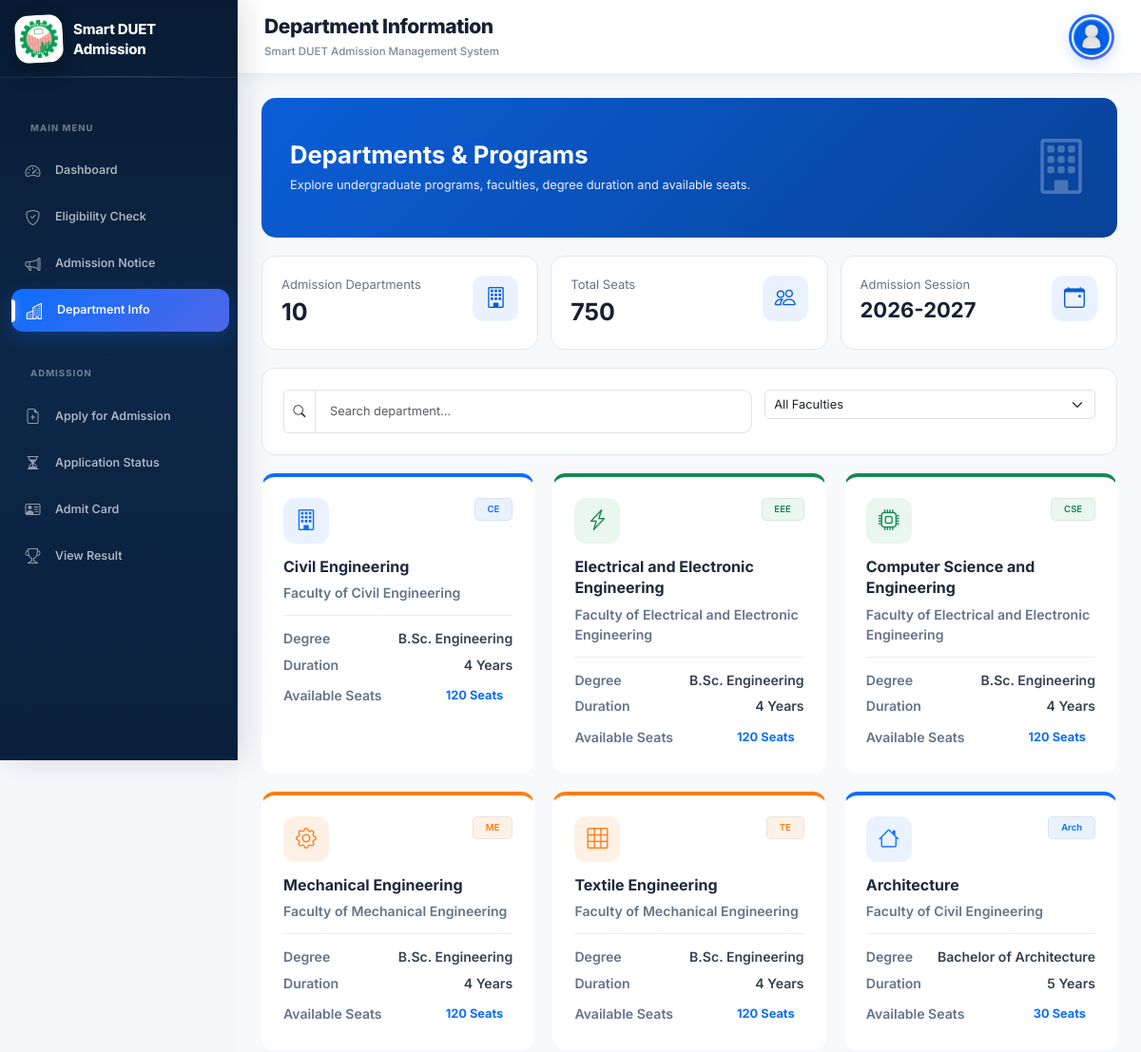
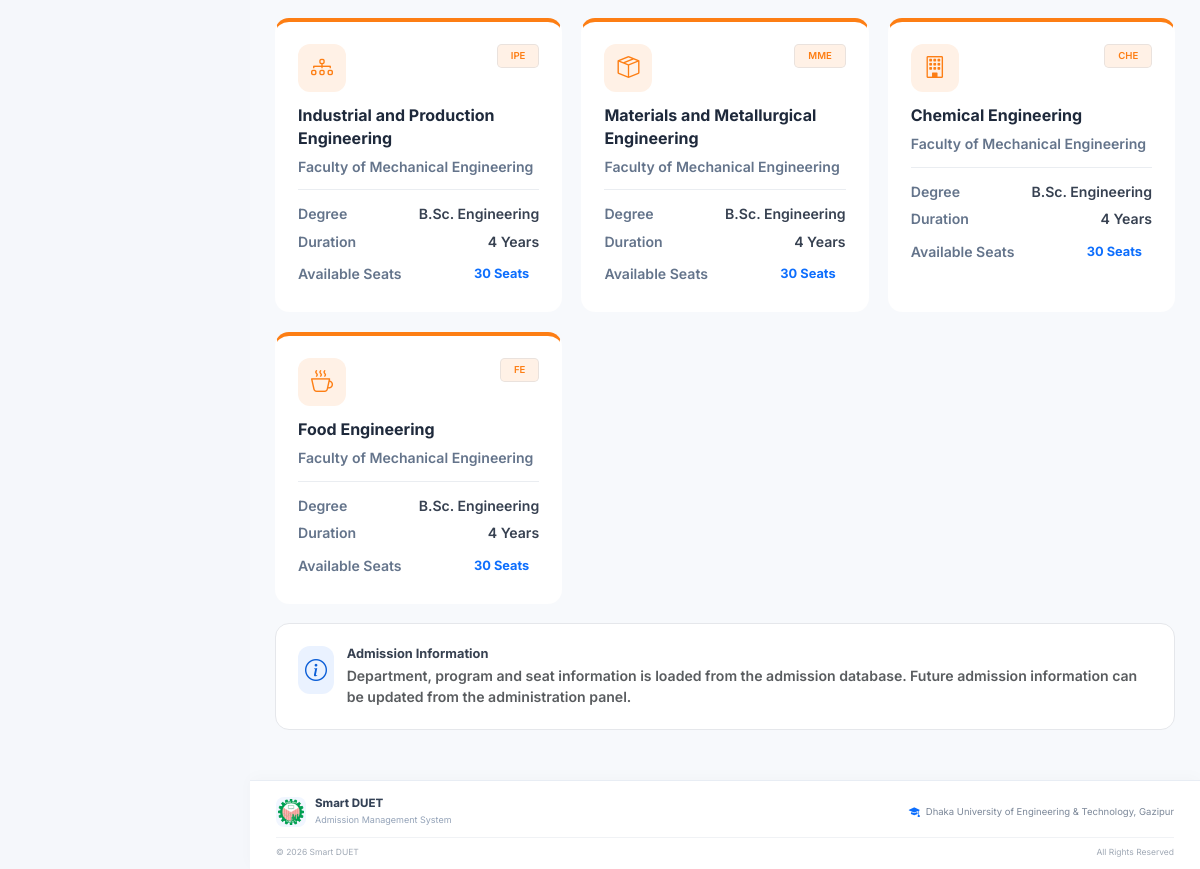
Screenshot of /departments.php (signed in) with the database file from the repository (2 pictures, top to bottom).
### tables this page shows
CREATE TABLE `departments` (
  `id` int(10) UNSIGNED NOT NULL,
  `code` varchar(10) NOT NULL,
  `name` varchar(150) NOT NULL,
  `faculty` varchar(150) NOT NULL,
  `degree` varchar(100) NOT NULL DEFAULT 'B.Sc. Engineering',
  `duration` varchar(50) NOT NULL DEFAULT '4 Years',
  `seats` int(10) UNSIGNED NOT NULL DEFAULT 0,
  `is_active` tinyint(1) NOT NULL DEFAULT 1,
  `created_at` timestamp NOT NULL DEFAULT current_timestamp()
);

### includes/functions.php (called while the page is built, shortened)
<?php
function e($value): string
{
    return htmlspecialchars(
        (string) $value,
        ENT_QUOTES,
        'UTF-8'
    );
}

### departments.php (the view, shortened to what this page needs)
<?php
require_once __DIR__ . '/includes/functions.php';
$admissionYear = (int) date('Y');
$session = $admissionYear . '-' . ($admissionYear + 1);
$departments = [];
$sql = "
    SELECT
        id,
        code,
        name,
        faculty,
        degree,
        duration,
        seats
    FROM departments
    WHERE is_active = 1
    ORDER BY id ASC
";
$stmt = $conn->prepare($sql);
$stmt->execute();
$result = $stmt->get_result();
while ($row = $result->fetch_assoc()) {
    switch ($row['code']) {
        case 'CE':
            $row['icon'] = 'bi-building';
            break;
        case 'EEE':
            $row['icon'] = 'bi-lightning-charge';
            break;
        case 'CSE':
            $row['icon'] = 'bi-cpu';
            break;
        case 'ME':
            $row['icon'] = 'bi-gear';
            break;
        case 'TE':
            $row['icon'] = 'bi-grid-3x3';
            break;
        case 'Arch':
            $row['icon'] = 'bi-house';
            break;
        case 'IPE':
            $row['icon'] = 'bi-diagram-3';
            break;
        case 'MME':
            $row['icon'] = 'bi-box-seam';
            break;
        case 'FE':
            $row['icon'] = 'bi-cup-hot';
            break;
        default:
            $row['icon'] = 'bi-building';
            break;
    }
    $facultyName = strtolower(
        trim($row['faculty'])
    );
    if (
        strpos(
            $facultyName,
            'civil engineering'
        ) !== false
        &&
        strpos(
            $facultyName,
            'electrical'
        ) === false
    ) {
        $row['faculty_class'] = 'civil';
    } elseif (
        strpos(
            $facultyName,
            'electrical and electronic engineering'
        ) !== false
    ) {
        $row['faculty_class'] = 'eee';
    } else {
        $row['faculty_class'] = 'mechanical';
    }
    $row['faculty_filter'] =
        strtolower(
            preg_replace(
                '/[^a-z0-9]+/i',
                '-',
                $row['faculty']
            )
        );
    $departments[] = $row;
}
$totalSeats = 0;
foreach ($departments as $department) {
    $totalSeats += (int) $department['seats'];
}
require_once __DIR__ . '/includes/header.php';
?>
<div class="content-area">
    <div class="welcome-box mb-4">
        <div class="row align-items-center">
            <div class="col-md-9">
                <h2 class="fw-bold mb-2">
                    Departments & Programs
                </h2>
                <p class="mb-0">
                    Explore undergraduate programs, faculties,
                    degree duration and available seats.
                </p>
            </div>
            <div class="col-md-3 text-md-end d-none d-md-block">
                <i
                    class="bi bi-building"
                    style="font-size: 58px; opacity: .25;"
                >
                </i>
            </div>
        </div>
    </div>
    <div class="row g-3 mb-4">
        <div class="col-sm-6 col-lg-4">
            <div class="stat-card">
                <div class="d-flex justify-content-between">
                    <div>
                        <div class="stat-label">
                            Admission Departments
                        </div>
                        <div class="stat-number">
                            <?= count($departments); ?>
                        </div>
                    </div>
                    <div class="stat-icon">
                        <i class="bi bi-building"></i>
                    </div>
                </div>
            </div>
        </div>
        <div class="col-sm-6 col-lg-4">
            <div class="stat-card">
                <div class="d-flex justify-content-between">
                    <div>
                        <div class="stat-label">
                            Total Seats
                        </div>
                        <div class="stat-number">
                            <?= $totalSeats; ?>
                        </div>
                    </div>
                    <div class="stat-icon">
                        <i class="bi bi-people"></i>
                    </div>
                </div>
            </div>
        </div>
        <div class="col-sm-6 col-lg-4">
            <div class="stat-card">
                <div class="d-flex justify-content-between">
                    <div>
                        <div class="stat-label">
                            Admission Session
                        </div>
                        <div
                            class="stat-number"
                            style="font-size: 22px;"
                        >
                            <?= e($session); ?>
                        </div>
                    </div>
                    <div class="stat-icon">
                        <i class="bi bi-calendar-event"></i>
                    </div>
                </div>
            </div>
        </div>
    </div>
    <div class="custom-card mb-4">
        <div class="row g-3">
            <div class="col-lg-7">
                <div class="input-group">
                    <span class="input-group-text bg-white">
                        <i class="bi bi-search"></i>
                    </span>
                    <input
                        type="text"
                        id="departmentSearch"
                        class="form-control"
                        placeholder="Search department..."
                        onkeyup="filterDepartments()"
                    >
                </div>
            </div>
            <div class="col-lg-5">
                <select
                    id="facultyFilter"
                    class="form-select"
                    onchange="filterDepartments()"
                >
                    <option value="">
                        All Faculties
                    </option>
                </select>
            </div>
        </div>
    </div>
    <div
        class="row g-4"
        id="departmentList"
    >
        <?php foreach ($departments as $department): ?>
            <?php
            $searchText = strtolower(
                $department['name'] . ' ' .
                $department['code'] . ' ' .
                $department['faculty']
            );
            ?>
            <div
                class="col-md-6 col-xl-4
                       department-card
                       faculty-<?= e($department['faculty_class']); ?>"
                data-search="<?= e($searchText); ?>"
                data-faculty="<?= e($department['faculty_filter']); ?>"
            >
                <div class="custom-card h-100">
                    <div
                        class="d-flex
                               justify-content-between
                               align-items-start
                               mb-3"
                    >
                        <div class="stat-icon">
                            <i
                                class="bi
                                <?= e($department['icon']); ?>"
                            >
                            </i>
                        </div>
                        <span
                            class="badge
                                   department-code
                                   px-3 py-2"
                        >
                            <?= e($department['code']); ?>
                        </span>
                    </div>
                    <h5 class="fw-bold mb-2">
                        <?= e($department['name']); ?>
                    </h5>
                    <p class="small text-muted mb-3">
                        <?= e($department['faculty']); ?>
                    </p>
                    <div class="border-top pt-3">
                        <div
                            class="d-flex
                                   justify-content-between
                                   align-items-start
                                   gap-3
                                   mb-2"
                        >
                            <span class="text-muted small">
                                Degree
                            </span>
                            <strong
                                class="small text-end"
                            >
                                <?= e($department['degree']); ?>
                            </strong>
                        </div>
                        <div
                            class="d-flex
                                   justify-content-between
                                   mb-2"
                        >
                            <span class="text-muted small">
                                Duration
                            </span>
                            <strong class="small">
                                <?= e($department['duration']); ?>
                            </strong>
                        </div>
                        <div
                            class="d-flex
                                   justify-content-between
                                   align-items-center"
                        >
                            <span class="text-muted small">
                                Available Seats
                            </span>
                            <span class="fw-bold text-primary">
                                <?= (int) $department['seats']; ?>
                                Seats
                            </span>
                        </div>
                    </div>
                </div>
            </div>
        <?php endforeach; ?>
    </div>
    <div class="custom-card mt-4">
        <div class="d-flex gap-3">
            <div class="stat-icon">
                <i class="bi bi-info-circle"></i>
            </div>
            <div>
                <h6 class="fw-bold mb-1">
                    Admission Information
                </h6>
                <p class="text-muted small mb-0">
                    Department, program and seat information
                    is loaded from the admission database.
                    Future admission information can be
                    updated from the administration panel.
                </p>
            </div>
        </div>
    </div>
</div>
<?php
require_once __DIR__ . '/includes/footer.php';
?>

### css/style.css (style rules this page uses)
:root { --primary: #0b5ed7; --primary-dark: #084298; --secondary: #198754; --dark: #172033; --sidebar: #111827; --light-bg: #f5f7fb; --white: #ffffff; --text: #374151; --muted: #6b7280; --border: #e5e7eb; }
* { margin: 0; padding: 0; box-sizing: border-box; }
body { font-family: "Segoe UI", Arial, sans-serif; background: var(--light-bg); color: var(--text); }
html { scroll-behavior: smooth; font-size: 80%; }
.small, small { font-size: 1.1em; font-weight: 600; }
.form-control { padding: 12px 15px; border-radius: 10px; }
.content-area { padding: 25px; }
.welcome-box { background: linear-gradient(135deg, #0b5ed7, #084298); color: white; border-radius: 15px; padding: 30px; margin-bottom: 25px; }
.welcome-box h2 { font-weight: 700; }
.welcome-box p { margin-bottom: 0; opacity: .9; }
.stat-card { background: white; border: 1px solid var(--border); border-radius: 14px; padding: 20px; height: 100%; transition: .2s; }
.stat-icon { width: 48px; height: 48px; display: flex; align-items: center; justify-content: center; border-radius: 12px; background: #eaf2ff; color: var(--primary); font-size: 22px; }
.stat-number { font-size: 25px; font-weight: 700; color: var(--dark); }
.stat-label { color: var(--muted); font-size: 13px; }
.custom-card { background: white; border: 1px solid var(--border); border-radius: 14px; padding: 22px; }
.department-card .custom-card { position: relative; overflow: hidden; border: 1px solid transparent; transition: all 0.25s ease; }
.department-card .custom-card h5 { color: #1e293b; line-height: 1.4; }
.department-card .custom-card .text-muted { color: #64748b !important; }
.department-card .badge { background: rgba(255, 255, 255, 0.75) !important; font-weight: 600; border: 1px solid rgba(148, 163, 184, 0.20); }
.department-card .text-primary { background: rgba(255, 255, 255, 0.80); padding: 6px 10px; border-radius: 8px; font-weight: 700; }
.department-card .border-top { border-color: rgba(148, 163, 184, 0.20) !important; }

### includes/header.php (style rules this page uses)
body { font-family: "Inter", "Segoe UI", "Noto Sans", Arial, sans-serif; }
.main-content > * { animation: pageContentFade .35s ease; }

### departments.php (style rules this page uses)
.department-card .custom-card { border-top: 4px solid transparent; transition: transform 0.2s ease, box-shadow 0.2s ease, border-color 0.2s ease; }
.department-card.faculty-civil .custom-card { border-top-color: #0d6efd; }
.department-card.faculty-civil .stat-icon { background: #eaf2ff; color: #0d6efd; }
.department-card.faculty-civil .department-code { background: #eaf2ff !important; color: #0d6efd !important; }
.department-card.faculty-eee .custom-card { border-top-color: #198754; }
.department-card.faculty-eee .stat-icon { background: #e9f7ef; color: #198754; }
.department-card.faculty-eee .department-code { background: #e9f7ef !important; color: #198754 !important; }
.department-card.faculty-mechanical .custom-card { border-top-color: #fd7e14; }
.department-card.faculty-mechanical .stat-icon { background: #fff1e6; color: #fd7e14; }
.department-card.faculty-mechanical .department-code { background: #fff1e6 !important; color: #fd7e14 !important; }

### rows the page displays
departments: code "CE", name "Civil Engineering", faculty "Faculty of Civil Engineering", degree "B.Sc. Engineering", duration "4 Years", seats "120"
departments: code "EEE", name "Electrical and Electronic Engineering", faculty "Faculty of Electrical and Electronic Engineering", degree "B.Sc. Engineering", duration "4 Years", seats "120"
departments: code "CSE", name "Computer Science and Engineering", faculty "Faculty of Electrical and Electronic Engineering", degree "B.Sc. Engineering", duration "4 Years", seats "120"
departments: code "ME", name "Mechanical Engineering", faculty "Faculty of Mechanical Engineering", degree "B.Sc. Engineering", duration "4 Years", seats "120"
departments: code "TE", name "Textile Engineering", faculty "Faculty of Mechanical Engineering", degree "B.Sc. Engineering", duration "4 Years", seats "120"
departments: code "Arch", name "Architecture", faculty "Faculty of Civil Engineering", degree "Bachelor of Architecture", duration "5 Years", seats "30"
departments: code "IPE", name "Industrial and Production Engineering", faculty "Faculty of Mechanical Engineering", degree "B.Sc. Engineering", duration "4 Years", seats "30"
departments: code "MME", name "Materials and Metallurgical Engineering", faculty "Faculty of Mechanical Engineering", degree "B.Sc. Engineering", duration "4 Years", seats "30"
departments: code "CHE", name "Chemical Engineering", faculty "Faculty of Mechanical Engineering", degree "B.Sc. Engineering", duration "4 Years", seats "30"
departments: code "FE", name "Food Engineering", faculty "Faculty of Mechanical Engineering", degree "B.Sc. Engineering", duration "4 Years", seats "30"

### other values shown
$pageTitle "Department Information"
count($departments) "10"
$totalSeats "750"
